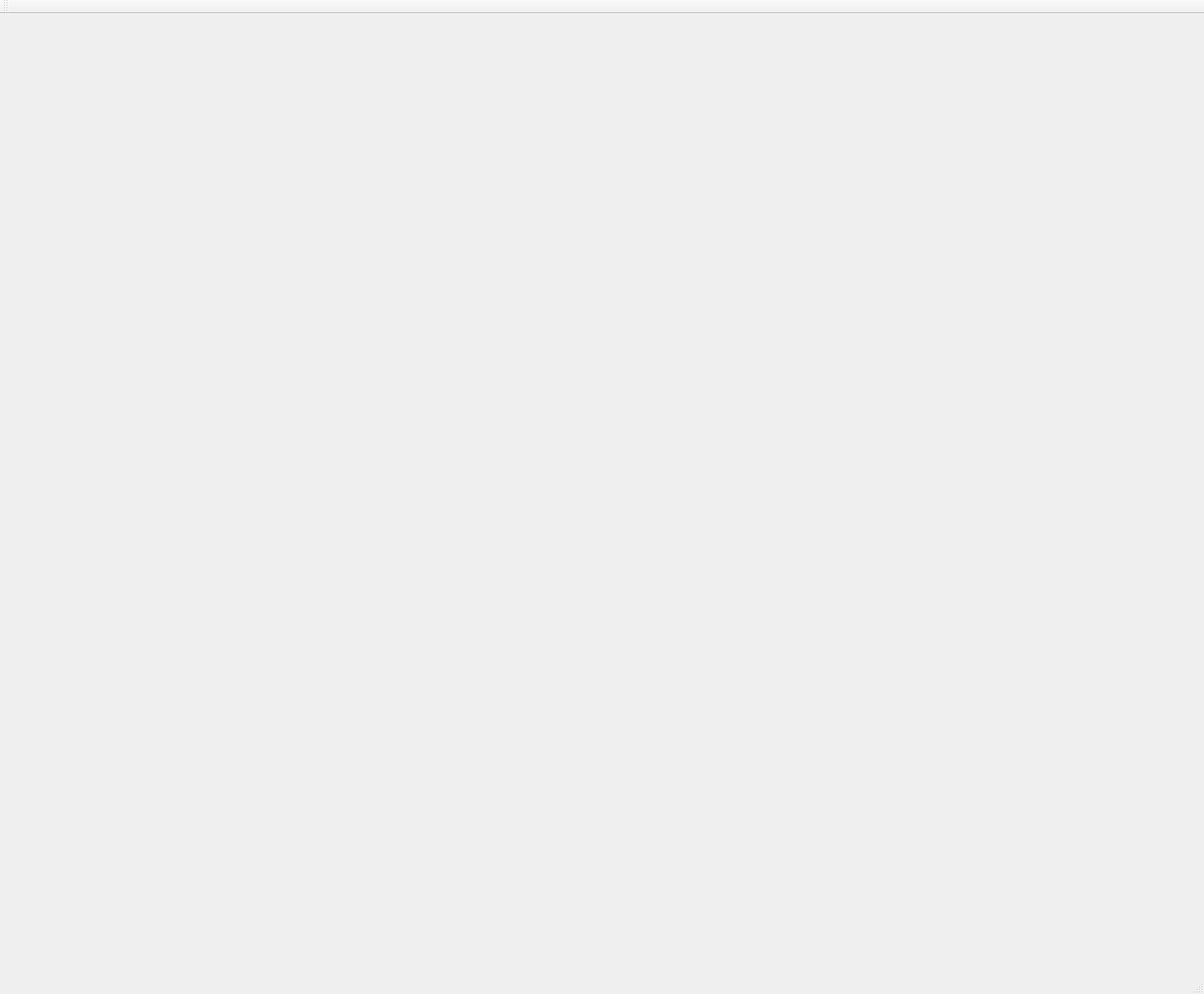
<?xml version="1.0" encoding="UTF-8"?>
<ui version="4.0">
 <class>MainWindow</class>
 <widget class="QMainWindow" name="MainWindow">
  <property name="geometry">
   <rect>
    <x>0</x>
    <y>0</y>
    <width>1470</width>
    <height>1213</height>
   </rect>
  </property>
  <property name="maximumSize">
   <size>
    <width>1470</width>
    <height>1213</height>
   </size>
  </property>
  <property name="windowTitle">
   <string>BGSU Dining Interactive Dining Map</string>
  </property>
  <property name="styleSheet">
   <string notr="true"/>
  </property>
  <widget class="QWidget" name="centralWidget"/>
  <widget class="QMenuBar" name="menuBar">
   <property name="geometry">
    <rect>
     <x>0</x>
     <y>0</y>
     <width>1470</width>
     <height>22</height>
    </rect>
   </property>
  </widget>
  <widget class="QToolBar" name="mainToolBar">
   <attribute name="toolBarArea">
    <enum>TopToolBarArea</enum>
   </attribute>
   <attribute name="toolBarBreak">
    <bool>false</bool>
   </attribute>
  </widget>
  <widget class="QStatusBar" name="statusBar"/>
 </widget>
 <layoutdefault spacing="6" margin="11"/>
 <resources/>
 <connections/>
</ui>
